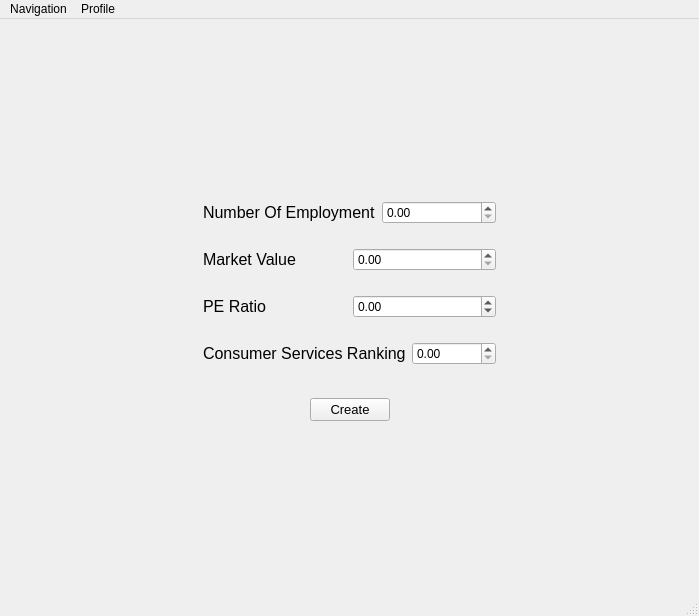
<?xml version="1.0" encoding="UTF-8"?>
<ui version="4.0">
 <class>MainWindow</class>
 <widget class="QMainWindow" name="MainWindow">
  <property name="geometry">
   <rect>
    <x>0</x>
    <y>0</y>
    <width>699</width>
    <height>616</height>
   </rect>
  </property>
  <property name="sizePolicy">
   <sizepolicy hsizetype="Fixed" vsizetype="Fixed">
    <horstretch>0</horstretch>
    <verstretch>0</verstretch>
   </sizepolicy>
  </property>
  <property name="minimumSize">
   <size>
    <width>699</width>
    <height>616</height>
   </size>
  </property>
  <property name="maximumSize">
   <size>
    <width>699</width>
    <height>616</height>
   </size>
  </property>
  <property name="windowTitle">
   <string>The Tree Huggers Index</string>
  </property>
  <widget class="QWidget" name="centralwidget">
   <layout class="QGridLayout" name="gridLayout_2">
    <item row="0" column="1">
     <spacer name="verticalSpacer">
      <property name="orientation">
       <enum>Qt::Vertical</enum>
      </property>
      <property name="sizeHint" stdset="0">
       <size>
        <width>20</width>
        <height>144</height>
       </size>
      </property>
     </spacer>
    </item>
    <item row="1" column="0">
     <spacer name="horizontalSpacer_3">
      <property name="orientation">
       <enum>Qt::Horizontal</enum>
      </property>
      <property name="sizeHint" stdset="0">
       <size>
        <width>163</width>
        <height>20</height>
       </size>
      </property>
     </spacer>
    </item>
    <item row="1" column="1">
     <layout class="QGridLayout" name="gridLayout">
      <item row="0" column="0">
       <widget class="QWidget" name="inputBlock" native="true">
        <property name="enabled">
         <bool>true</bool>
        </property>
        <layout class="QVBoxLayout" name="verticalLayout">
         <item>
          <widget class="QWidget" name="numOfEmpBlock" native="true">
           <layout class="QHBoxLayout" name="horizontalLayout">
            <item>
             <widget class="QLabel" name="lb_numOfEmp">
              <property name="font">
               <font>
                <pointsize>12</pointsize>
               </font>
              </property>
              <property name="text">
               <string>Number Of Employment</string>
              </property>
             </widget>
            </item>
            <item>
             <widget class="QDoubleSpinBox" name="dsb_numOfEmp">
              <property name="minimum">
               <double>0.000000000000000</double>
              </property>
              <property name="maximum">
               <double>100000000.000000000000000</double>
              </property>
              <property name="singleStep">
               <double>1.000000000000000</double>
              </property>
             </widget>
            </item>
           </layout>
          </widget>
         </item>
         <item>
          <widget class="QWidget" name="marketValueBlock" native="true">
           <layout class="QHBoxLayout" name="horizontalLayout_2">
            <item>
             <widget class="QLabel" name="lb_marketValue">
              <property name="font">
               <font>
                <pointsize>12</pointsize>
               </font>
              </property>
              <property name="text">
               <string>Market Value</string>
              </property>
             </widget>
            </item>
            <item>
             <widget class="QDoubleSpinBox" name="dsb_marketValue">
              <property name="minimum">
               <double>0.000000000000000</double>
              </property>
              <property name="maximum">
               <double>100000000.000000000000000</double>
              </property>
              <property name="singleStep">
               <double>1.000000000000000</double>
              </property>
             </widget>
            </item>
           </layout>
          </widget>
         </item>
         <item>
          <widget class="QWidget" name="peRatioBlock" native="true">
           <layout class="QHBoxLayout" name="horizontalLayout_3">
            <item>
             <widget class="QLabel" name="lb_peRatio">
              <property name="font">
               <font>
                <pointsize>12</pointsize>
               </font>
              </property>
              <property name="text">
               <string>PE Ratio</string>
              </property>
             </widget>
            </item>
            <item>
             <widget class="QDoubleSpinBox" name="dsb_peRatio">
              <property name="minimum">
               <double>-100000000.000000000000000</double>
              </property>
              <property name="maximum">
               <double>100000000.000000000000000</double>
              </property>
              <property name="singleStep">
               <double>1.000000000000000</double>
              </property>
             </widget>
            </item>
           </layout>
          </widget>
         </item>
         <item>
          <widget class="QWidget" name="rankBlock" native="true">
           <layout class="QHBoxLayout" name="horizontalLayout_4">
            <item>
             <widget class="QLabel" name="lb_rank">
              <property name="font">
               <font>
                <pointsize>12</pointsize>
               </font>
              </property>
              <property name="text">
               <string>Consumer Services Ranking</string>
              </property>
             </widget>
            </item>
            <item>
             <widget class="QDoubleSpinBox" name="dsb_ranking">
              <property name="minimum">
               <double>0.000000000000000</double>
              </property>
              <property name="maximum">
               <double>100000000.000000000000000</double>
              </property>
              <property name="singleStep">
               <double>1.000000000000000</double>
              </property>
             </widget>
            </item>
           </layout>
          </widget>
         </item>
        </layout>
       </widget>
      </item>
      <item row="1" column="0">
       <widget class="QWidget" name="buttonBlock" native="true">
        <layout class="QHBoxLayout" name="horizontalLayout_5">
         <item>
          <spacer name="horizontalSpacer">
           <property name="orientation">
            <enum>Qt::Horizontal</enum>
           </property>
           <property name="sizeHint" stdset="0">
            <size>
             <width>40</width>
             <height>20</height>
            </size>
           </property>
          </spacer>
         </item>
         <item>
          <widget class="QPushButton" name="pb_create">
           <property name="sizePolicy">
            <sizepolicy hsizetype="Preferred" vsizetype="Fixed">
             <horstretch>0</horstretch>
             <verstretch>0</verstretch>
            </sizepolicy>
           </property>
           <property name="font">
            <font>
             <pointsize>10</pointsize>
            </font>
           </property>
           <property name="text">
            <string>Create</string>
           </property>
          </widget>
         </item>
         <item>
          <spacer name="horizontalSpacer_2">
           <property name="orientation">
            <enum>Qt::Horizontal</enum>
           </property>
           <property name="sizeHint" stdset="0">
            <size>
             <width>40</width>
             <height>20</height>
            </size>
           </property>
          </spacer>
         </item>
        </layout>
       </widget>
      </item>
     </layout>
    </item>
    <item row="1" column="2">
     <spacer name="horizontalSpacer_4">
      <property name="orientation">
       <enum>Qt::Horizontal</enum>
      </property>
      <property name="sizeHint" stdset="0">
       <size>
        <width>163</width>
        <height>20</height>
       </size>
      </property>
     </spacer>
    </item>
    <item row="2" column="1">
     <spacer name="verticalSpacer_2">
      <property name="orientation">
       <enum>Qt::Vertical</enum>
      </property>
      <property name="sizeHint" stdset="0">
       <size>
        <width>20</width>
        <height>144</height>
       </size>
      </property>
     </spacer>
    </item>
   </layout>
  </widget>
  <widget class="QMenuBar" name="menubar">
   <property name="geometry">
    <rect>
     <x>0</x>
     <y>0</y>
     <width>699</width>
     <height>20</height>
    </rect>
   </property>
   <widget class="QMenu" name="menuProfile">
    <property name="title">
     <string>Profile</string>
    </property>
    <addaction name="actionNew_Profile"/>
    <addaction name="actionLoad_Profile"/>
    <addaction name="actionSave_Profile"/>
   </widget>
   <widget class="QMenu" name="menuNavigation">
    <property name="title">
     <string>Navigation</string>
    </property>
    <addaction name="actionHome"/>
    <addaction name="actionExit"/>
   </widget>
   <addaction name="menuNavigation"/>
   <addaction name="menuProfile"/>
  </widget>
  <widget class="QStatusBar" name="statusbar"/>
  <action name="actionLoadTask">
   <property name="text">
    <string>Load Task</string>
   </property>
  </action>
  <action name="actionNewTask">
   <property name="text">
    <string>New Task</string>
   </property>
  </action>
  <action name="actionNew_Profile">
   <property name="text">
    <string>New Profile</string>
   </property>
  </action>
  <action name="actionLoad_Profile">
   <property name="text">
    <string>Load Profile</string>
   </property>
  </action>
  <action name="actionSave_Profile">
   <property name="enabled">
    <bool>false</bool>
   </property>
   <property name="text">
    <string>Save Profile</string>
   </property>
  </action>
  <action name="actionHome">
   <property name="text">
    <string>Home</string>
   </property>
  </action>
  <action name="actionExit">
   <property name="text">
    <string>Exit</string>
   </property>
  </action>
 </widget>
 <resources/>
 <connections/>
</ui>
